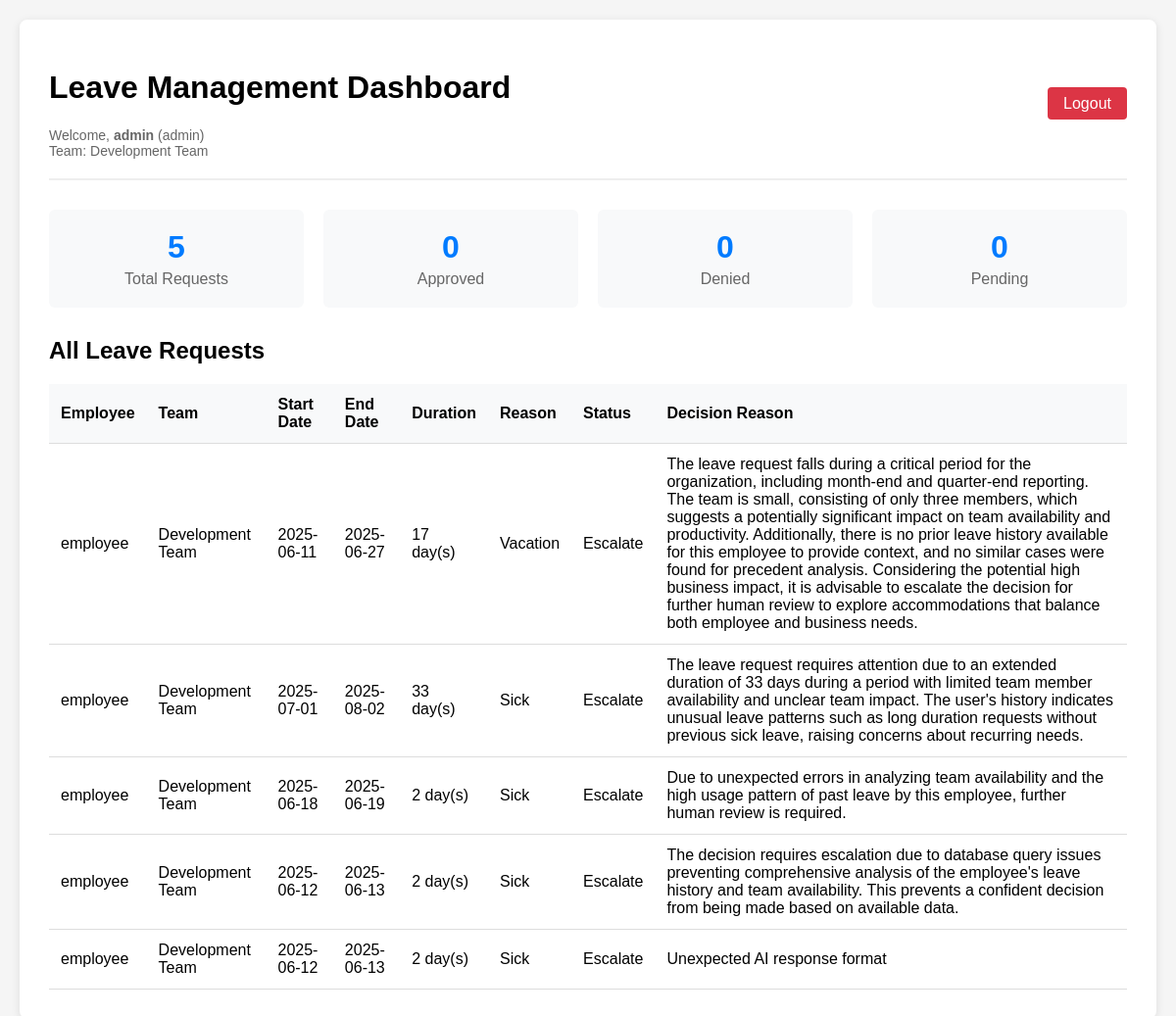
The page /dashboard (signed in) on the database its author committed.
### models.py (models this page shows)
class User(db.Model, UserMixin):
    id = db.Column(db.Integer, primary_key=True)
    username = db.Column(db.String(80), unique=True, nullable=False)
    password = db.Column(db.String(200), nullable=False)
    role = db.Column(db.String(20), default='user')
    team_id = db.Column(db.Integer, db.ForeignKey('team.id'))
    leaves = db.relationship('Leave', backref='applicant',
                             lazy=True, foreign_keys='Leave.user_id')

class Team(db.Model):
    id = db.Column(db.Integer, primary_key=True)
    name = db.Column(db.String(100))
    dept_id = db.Column(db.Integer, db.ForeignKey('department.id'))
    members = db.relationship(
        'User', backref='user_team', lazy=True)  # Changed backref name

class Leave(db.Model):
    id = db.Column(db.Integer, primary_key=True)
    user_id = db.Column(db.Integer, db.ForeignKey('user.id'))
    start_date = db.Column(db.Date)
    end_date = db.Column(db.Date)
    reason = db.Column(db.String(200))
    status = db.Column(db.String(20), default='Pending')
    decision_reason = db.Column(db.String(500))  # Added this field
    approved_by = db.Column(db.Integer, db.ForeignKey(
        'user.id'))  # Separate foreign key
    created_at = db.Column(
        db.DateTime, default=datetime.utcnow)  # Added timestamp

### app.py (the view)
@app.route('/dashboard')
@login_required
def dashboard():
    if current_user.role == 'admin':
        leaves = Leave.query.all()
    else:
        leaves = Leave.query.filter_by(user_id=current_user.id).all()
    return render_template('dashboard.html', leaves=leaves)

### app.py (called while the page is built)
@login_manager.user_loader
def load_user(user_id):
    return User.query.get(int(user_id))

### templates/dashboard.html (shortened to what this page needs)
<!DOCTYPE html>
<html lang="en">
  <head>
  </head>
  <body>
    <div class="container">
      <div class="header">
        <div>
          <h1>Leave Management Dashboard</h1>
          <div class="user-info">
            Welcome, <strong>{{ current_user.username }}</strong> ({{
            current_user.role }}) {% if current_user.user_team %} <br />Team: {{
            current_user.user_team.name }}  {%
            endif %}
          </div>
        </div>
        <div class="nav-links">
          <a href="/logout" class="logout">Logout</a>
        </div>
      </div>
      {% if leaves %}
      <div class="stats">
        <div class="stat-card">
          <div class="stat-number">{{ leaves|length }}</div>
          <div class="stat-label">Total Requests</div>
        </div>
        <div class="stat-card">
          <div class="stat-number">
            {{ leaves|selectattr("status", "equalto", "Approved")|list|length }}
          </div>
          <div class="stat-label">Approved</div>
        </div>
        <div class="stat-card">
          <div class="stat-number">
            {{ leaves|selectattr("status", "equalto", "Denied")|list|length }}
          </div>
          <div class="stat-label">Denied</div>
        </div>
        <div class="stat-card">
          <div class="stat-number">
            {{ leaves|selectattr("status", "equalto", "Pending")|list|length }}
          </div>
          <div class="stat-label">Pending</div>
        </div>
      </div>
      {% endif %}
      <h2>
        {% if current_user.role == 'admin' %}All Leave Requests{% else %}Your
        Leave Requests{% endif %}
      </h2>
      {% if leaves %}
      <table>
        <thead>
          <tr>
            {% if current_user.role == 'admin' %}
            <th>Employee</th>
            <th>Team</th>
            {% endif %}
            <th>Start Date</th>
            <th>End Date</th>
            <th>Duration</th>
            <th>Reason</th>
            <th>Status</th>
            <th>Decision Reason</th>
          </tr>
        </thead>
        <tbody>
          {% for leave in leaves %}
          <tr>
            {% if current_user.role == 'admin' %}
            <td>{{ leave.applicant.username }}</td>
            <td>
              {{ leave.applicant.user_team.name if leave.applicant.user_team
              else 'No Team' }}
            </td>
            {% endif %}
            <td>{{ leave.start_date.strftime('%Y-%m-%d') }}</td>
            <td>{{ leave.end_date.strftime('%Y-%m-%d') }}</td>
            <td>{{ (leave.end_date - leave.start_date).days + 1 }} day(s)</td>
            <td>{{ leave.reason|title }}</td>
            <td>
              <span class="status-{{ leave.status.lower() }}">
                {{ leave.status }}
              </span>
            </td>
            <td>{{ leave.decision_reason or 'System processed' }}</td>
          </tr>
          {% endfor %}
        </tbody>
      </table>
      {% endif %}
    </div>
  </body>
</html>

### templates/dashboard.html (style rules this page uses)
body { font-family: Arial, sans-serif; max-width: 1200px; margin: 0 auto; padding: 20px; background-color: #f5f5f5; }
.container { background: white; padding: 30px; border-radius: 8px; box-shadow: 0 2px 10px rgba(0, 0, 0, 0.1); }
.header { display: flex; justify-content: space-between; align-items: center; margin-bottom: 30px; padding-bottom: 20px; border-bottom: 2px solid #eee; }
.user-info { color: #666; font-size: 14px; }
.nav-links a { margin-left: 15px; padding: 8px 16px; text-decoration: none; background: #007bff; color: white; border-radius: 4px; transition: background-color 0.3s; }
.nav-links a.logout { background: #dc3545; }
table { width: 100%; border-collapse: collapse; margin-top: 20px; }
th, td { padding: 12px; text-align: left; border-bottom: 1px solid #ddd; }
th { background-color: #f8f9fa; font-weight: bold; }
.stats { display: flex; gap: 20px; margin-bottom: 30px; }
.stat-card { flex: 1; background: #f8f9fa; padding: 20px; border-radius: 6px; text-align: center; }
.stat-number { font-size: 2em; font-weight: bold; color: #007bff; }
.stat-label { color: #666; margin-top: 5px; }

### rows shown on the page
User: username "admin", role "admin"
Team: user_team.name "Development Team"
Leave: applicant.username "employee", applicant.user_team "Development Team", start_date "2025-06-11", end_date "2025-06-27", (leave.end_date-leave.start_date).days+1 "17", reason "Vacation", status "Escalate", decision_reason "The leave request falls during a critical period for the organization, including month-end and quarter-end reporting. The team is small, consisting of only three members, which suggests a potentially significant impact on team availability and productivity. Additionally, there is no prior leave history available for this employee to provide context, and no similar cases were found for precedent analysis. Considering the potential high business impact, it is advisable to escalate the decision for further human review to explore accommodations that balance both employee and business needs."
Leave: applicant.username "employee", applicant.user_team "Development Team", start_date "2025-07-01", end_date "2025-08-02", (leave.end_date-leave.start_date).days+1 "33", reason "Sick", status "Escalate", decision_reason "The leave request requires attention due to an extended duration of 33 days during a period with limited team member availability and unclear team impact. The user's history indicates unusual leave patterns such as long duration requests without previous sick leave, raising concerns about recurring needs."
Leave: applicant.username "employee", applicant.user_team "Development Team", start_date "2025-06-18", end_date "2025-06-19", (leave.end_date-leave.start_date).days+1 "2", reason "Sick", status "Escalate", decision_reason "Due to unexpected errors in analyzing team availability and the high usage pattern of past leave by this employee, further human review is required."
Leave: applicant.username "employee", applicant.user_team "Development Team", start_date "2025-06-12", end_date "2025-06-13", (leave.end_date-leave.start_date).days+1 "2", reason "Sick", status "Escalate", decision_reason "The decision requires escalation due to database query issues preventing comprehensive analysis of the employee's leave history and team availability. This prevents a confident decision from being made based on available data."
Leave: applicant.username "employee", applicant.user_team "Development Team", start_date "2025-06-12", end_date "2025-06-13", (leave.end_date-leave.start_date).days+1 "2", reason "Sick", status "Escalate", decision_reason "Unexpected AI response format"

### other values the page prints
{{ leaves|length }} "5"
{{ leaves|selectattr("status", "equalto", "Approved")|list|length }} "0"
{{ leaves|selectattr("status", "equalto", "Denied")|list|length }} "0"
{{ leaves|selectattr("status", "equalto", "Pending")|list|length }} "0"
